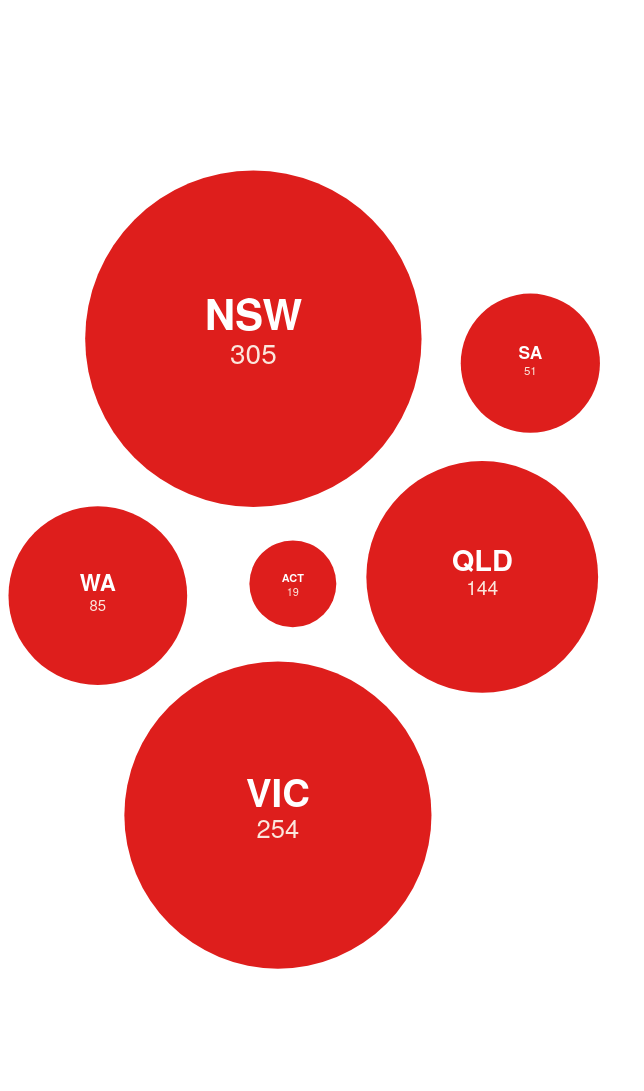

Specify this chart in Vega-Lite:
### Vega specification from a JSON file in a GitHub repository (floating-point values rounded to 4 significant figures)
{"$schema": "https://vega.github.io/schema/vega/v5.json", "width": 650, "height": 1100, "padding": {"top": 0, "left": 0}, "autosize": {"type": "fit", "contains": "padding"}, "signals": [{"name": "cx", "update": "width / 2"}, {"name": "cy", "update": "height / 2"}, {"name": "gravityX", "value": 0.7}, {"name": "gravityY", "value": 0.4}], "data": [{"name": "table", "values": [{"state": "Australian Capital Territory", "state_code": "ACT", "ai_adoption": 0.75, "ai_companies": 19, "adoption_norm": 1.0, "companies_norm": 0.062}, {"state": "Victoria", "state_code": "VIC", "ai_adoption": 0.72, "ai_companies": 254, "adoption_norm": 0.897, "companies_norm": 0.833}, {"state": "New South Wales", "state_code": "NSW", "ai_adoption": 0.68, "ai_companies": 305, "adoption_norm": 0.759, "companies_norm": 1.0}, {"state": "Queensland", "state_code": "QLD", "ai_adoption": 0.61, "ai_companies": 144, "adoption_norm": 0.517, "companies_norm": 0.472}, {"state": "Western Australia", "state_code": "WA", "ai_adoption": 0.59, "ai_companies": 85, "adoption_norm": 0.448, "companies_norm": 0.279}, {"state": "South Australia", "state_code": "SA", "ai_adoption": 0.55, "ai_companies": 51, "adoption_norm": 0.31, "companies_norm": 0.167}, {"state": "Tasmania", "state_code": "TAS", "ai_adoption": 0.48, "ai_companies": 0, "adoption_norm": 0.069, "companies_norm": 0.0}, {"state": "Northern Territory", "state_code": "NT", "ai_adoption": 0.46, "ai_companies": 0, "adoption_norm": 0.0, "companies_norm": 0.0}], "transform": [{"type": "filter", "expr": "datum.ai_companies > 0"}]}], "scales": [{"name": "size", "type": "linear", "domain": {"data": "table", "field": "ai_companies"}, "range": [550, 115000]}], "marks": [{"name": "nodes", "type": "symbol", "from": {"data": "table"}, "encode": {"enter": {"fill": {"value": "#de1e1c"}, "xfocus": {"signal": "cx"}, "yfocus": {"signal": "cy"}}, "update": {"size": {"field": "ai_companies", "scale": "size"}, "tooltip": {"signal": "{'State': datum.state, 'AI companies': datum.ai_companies, 'AI adoption': format(datum.ai_adoption, '.0%')}"}}}, "transform": [{"type": "force", "iterations": 100, "static": true, "forces": [{"force": "collide", "iterations": 2, "radius": {"expr": "sqrt(datum.size / PI) + 5"}}, {"force": "center", "x": {"signal": "cx"}, "y": {"signal": "cy"}}, {"force": "x", "x": "xfocus", "strength": {"signal": "gravityX"}}, {"force": "y", "y": "yfocus", "strength": {"signal": "gravityY"}}]}]}, {"type": "text", "from": {"data": "nodes"}, "encode": {"enter": {"align": {"value": "center"}, "baseline": {"value": "bottom"}, "font": {"value": "Helvetica Neue, Helvetica, Arial, sans-serif"}, "fontSize": {"signal": "max(11, sqrt(datum.size) / 8)"}, "fontWeight": {"value": 900}, "fill": {"value": "#FFFFFF"}, "text": {"field": "datum.state_code"}}, "update": {"x": {"field": "x"}, "y": {"signal": "datum.y"}}}}, {"type": "text", "from": {"data": "nodes"}, "encode": {"enter": {"align": {"value": "center"}, "baseline": {"value": "top"}, "font": {"value": "Helvetica Neue, Helvetica, Arial, sans-serif"}, "fontWeight": {"value": 500}, "fontSize": {"signal": "max(11, sqrt(datum.size) / 12)"}, "fill": {"value": "#FBE7DD"}, "text": {"field": "datum.ai_companies"}}, "update": {"x": {"field": "x"}, "y": {"signal": "datum.y + 3"}}}}]}
